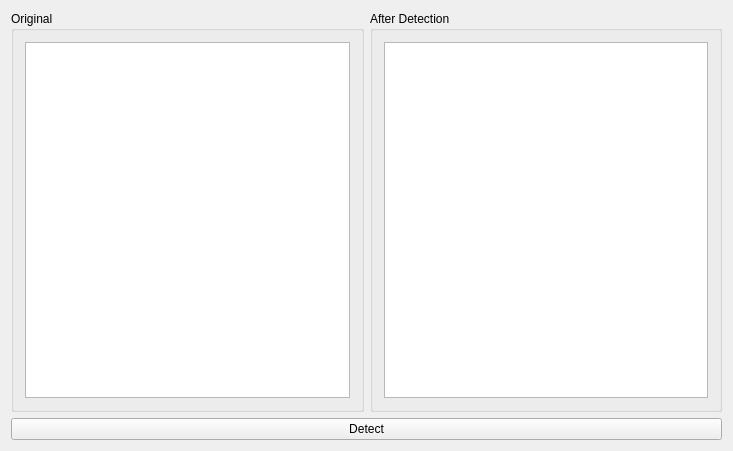
<?xml version="1.0" encoding="UTF-8"?>
<ui version="4.0">
 <class>MainWindow</class>
 <widget class="QMainWindow" name="MainWindow">
  <property name="geometry">
   <rect>
    <x>0</x>
    <y>0</y>
    <width>733</width>
    <height>451</height>
   </rect>
  </property>
  <property name="windowTitle">
   <string>MainWindow</string>
  </property>
  <widget class="QWidget" name="centralWidget">
   <layout class="QVBoxLayout" name="verticalLayout">
    <item>
     <layout class="QHBoxLayout" name="horizontalLayout">
      <item>
       <widget class="QGroupBox" name="groupBox">
        <property name="title">
         <string>Original</string>
        </property>
        <layout class="QVBoxLayout" name="verticalLayout_2">
         <item>
          <widget class="QGraphicsView" name="graphicsViewOriginal"/>
         </item>
        </layout>
       </widget>
      </item>
      <item>
       <widget class="QGroupBox" name="groupBox_2">
        <property name="title">
         <string>After Detection</string>
        </property>
        <layout class="QVBoxLayout" name="verticalLayout_3">
         <item>
          <widget class="QGraphicsView" name="graphicsViewDetected"/>
         </item>
        </layout>
       </widget>
      </item>
     </layout>
    </item>
    <item>
     <widget class="QPushButton" name="pushButtonDetect">
      <property name="text">
       <string>Detect</string>
      </property>
     </widget>
    </item>
   </layout>
  </widget>
 </widget>
 <layoutdefault spacing="6" margin="11"/>
 <resources/>
 <connections/>
</ui>
